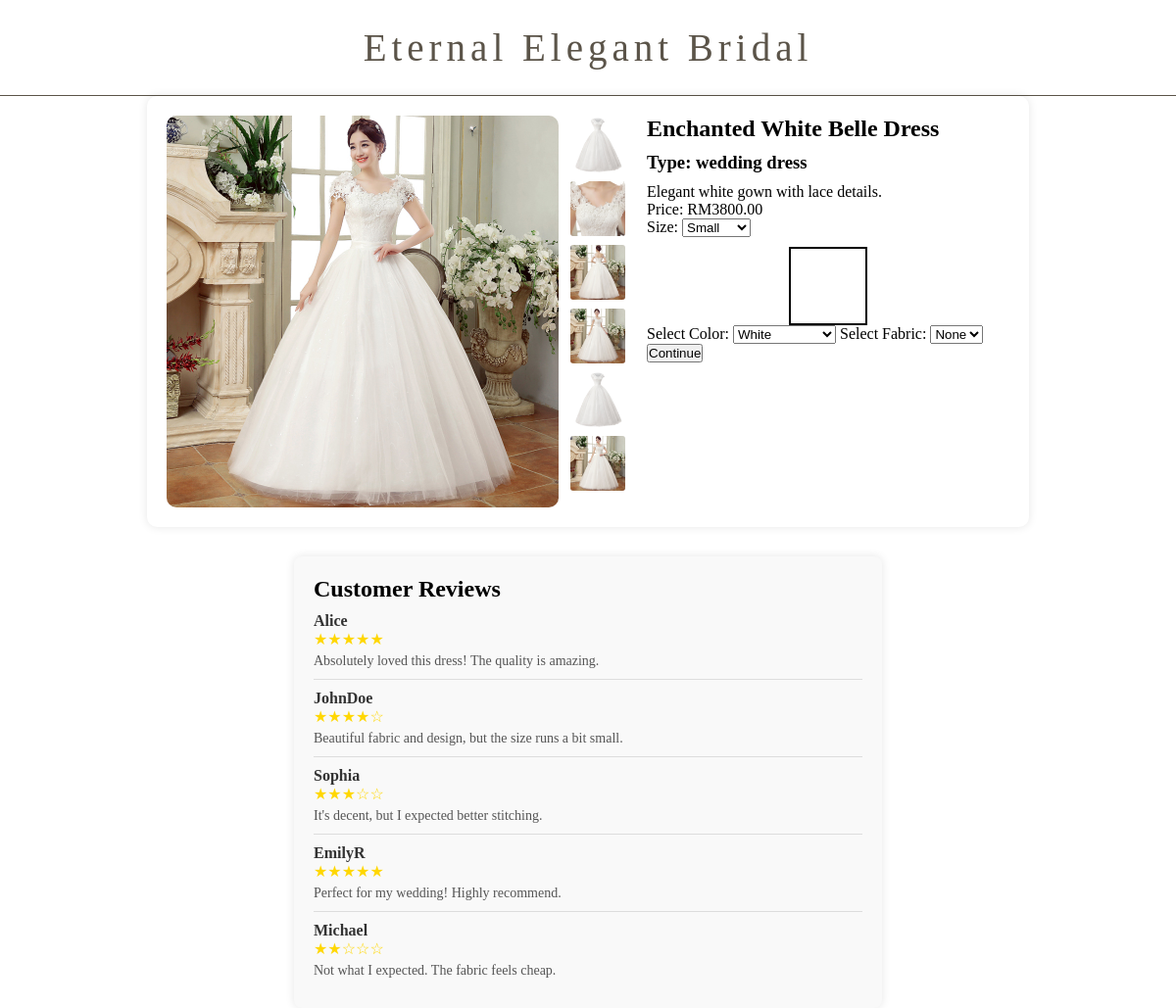
The app's page /userpage/product/ProductDetailPage.php?id=1 (signed in) with its own data.
### tables this page shows
CREATE TABLE `products` (
  `id` int(11) NOT NULL,
  `name` varchar(255) NOT NULL,
  `type` varchar(255) DEFAULT NULL,
  `price` decimal(10,2) DEFAULT NULL,
  `image` varchar(255) DEFAULT NULL,
  `description` text DEFAULT NULL
);

### backend/user/product/productDetail.php (called while the page is built, shortened)
<?php
include __DIR__ . "/../../../backend/db_connect.php";
$product_id = intval($_GET['id']);
$sql = "SELECT name, type, price, image, description FROM products WHERE id = ?";
$stmt = $conn->prepare($sql);
$stmt->bind_param("i", $product_id);
$stmt->execute();
$result = $stmt->get_result();
$product = $result->fetch_assoc();
?>

### userpage/product/ProductDetailPage.php (the view, shortened to what this page needs)
<?php
include "../../backend/user/product/productDetail.php";
$reviews = [
    ["username" => "Alice", "rating" => 5, "content" => "Absolutely loved this dress! The quality is amazing."],
    ["username" => "JohnDoe", "rating" => 4, "content" => "Beautiful fabric and design, but the size runs a bit small."],
    ["username" => "Sophia", "rating" => 3, "content" => "It's decent, but I expected better stitching."],
    ["username" => "EmilyR", "rating" => 5, "content" => "Perfect for my wedding! Highly recommend."],
    ["username" => "Michael", "rating" => 2, "content" => "Not what I expected. The fabric feels cheap."],
];
$base_price = $product['price'];
$product_image = $product['image'];
$image_dir = dirname($product_image);
$image_extensions = ['jpg', 'jpeg', 'png', 'webp'];
$additional_images = [];
$absolute_path = $_SERVER['DOCUMENT_ROOT'] . $image_dir;
if (is_dir($absolute_path)) {
    $files = scandir($absolute_path);
    foreach ($files as $file) {
        $file_extension = strtolower(pathinfo($file, PATHINFO_EXTENSION));
        if (in_array($file_extension, $image_extensions)) {
            $additional_images[] = $image_dir . '/' . $file;
        }
    }
}
if (!empty($additional_images)) {
    $main_image = $product_image;
    $additional_images = array_diff($additional_images, [$main_image]);
} else {
    $main_image = $product_image;
}
?>
<!DOCTYPE html>
<html lang="en">
<head>
    <link rel="stylesheet" href="/BackendWebDev/userstyle/transition.css">
    <link rel="stylesheet" href="/BackendWebDev/userstyle/productDetailPage.css">
</head>
<body>
    <header>
        <h1>Eternal Elegant Bridal</h1>
    </header>
    <div class="product-container">
        <div class="image-container">
            <img src="<?= htmlspecialchars($main_image) ?>" alt="<?= htmlspecialchars($product['name']) ?>"
                id="gownImage">
            <div class="additional-images">
                <?php foreach ($additional_images as $img): ?>
                <img src="<?= htmlspecialchars($img) ?>"
                    alt="Additional view of <?= htmlspecialchars($product['name']) ?>" class="extra-image"
                    onclick="changeImage(this.src)">
                <?php endforeach; ?>
            </div>
        </div>
        <div class="details-container">
            <h2 id="bridalTitle"> <?= htmlspecialchars($product['name']) ?> </h2>
            <h3 id="bridalType">Type: <?= htmlspecialchars($product['type']) ?> </h3>
            <p id="bridalDescription"> <?= htmlspecialchars($product['description']) ?> </p>
            <p id="bridalPrice">Price: RM<span id="dynamicPrice"> <?= number_format($base_price, 2) ?> </span></p>
            <form action="accessoriesPage.php" method="POST">
                <label for="size">Size:</label>
                <select name="size" id="size">
                    <option value="S">Small</option>
                </select>
                <div class="preview-container">
                    <div class="preview-box" id="previewBox">
                        <div class="fabric-overlay" id="fabricPreview"></div>
                    </div>
                </div>
                <label for="colorPicker">Select Color:</label>
                <select name="color" id="colorPicker">
                    <option value="White">White</option>
                </select>
                <label for="fabricPicker">Select Fabric:</label>
                <select name="fabric" id="fabricPicker">
                    <option value="None">None</option>
                </select>
                <button type="submit">Continue</button>
            </form>
        </div>
    </div>
    <div class="review-section">
        <h2>Customer Reviews</h2>
        <?php if (!empty($reviews)): ?>
        <?php foreach ($reviews as $review): ?>
        <div class="review">
            <p class="username"> <?= htmlspecialchars($review["username"]) ?> </p>
            <p class="stars"> <?= str_repeat("★", $review["rating"]) . str_repeat("☆", 5 - $review["rating"]) ?> </p>
            <p class="review-content"> <?= htmlspecialchars($review["content"]) ?> </p>
        </div>
        <?php endforeach; ?>
        <?php else: ?>
        <p>No reviews yet. Be the first to review!</p>
        <?php endif; ?>
    </div>
</body>
</html>

### userstyle/transition.css (style rules this page uses)
body { opacity: 0; transition: opacity .5s; }

### userstyle/productDetailPage.css (style rules this page uses)
* { margin: 0; padding: 0; box-sizing: border-box; }
header { padding: 1rem; text-align: center; border-bottom: 1px solid #5B5449; }
h1 { font-family: 'Crimson Text'; font-weight: 400; letter-spacing: 5px; font-size: 50px; }
html, body { height: 100%; display: flex; flex-direction: column; max-width: 100%; }
header h1 { font-family: 'Crimson Text'; font-weight: 400; color: #5B5449; letter-spacing: 5px; font-size: 39px; text-align: center; flex-grow: 1; }
.product-container { display: flex; flex-wrap: wrap; max-width: 900px; margin: auto; background: white; padding: 20px; border-radius: 10px; box-shadow: 0 0 10px rgba(0, 0, 0, 0.1); }
.image-container { display: flex; align-items: flex-start; gap: 10px; }
.image-container img { max-width: 100%; border-radius: 10px; }
.additional-images { display: flex; flex-direction: column; max-height: 400px; overflow-y:scroll ; overflow-x: hidden; gap: 5px; }
.additional-images img { width: 60px; height: 60px; object-fit: cover; border: 2px solid transparent; cursor: pointer; transition: border 0.3s ease-in-out, transform 0.2s; border-radius: 5px; }
#gownImage { max-width: 400px; border-radius: 10px; }
.details-container { flex: 1; padding-left: 20px; min-width: 300px; }
h1, h3 { margin: 10px 0; }
.preview-container { display: flex; margin-top: 10px; justify-content: center; }
.preview-box { width: 80px; height: 80px; border: 2px solid black; position: relative; background-color: white; overflow: hidden; }
.fabric-overlay { width: 100%; height: 100%; position: absolute; top: 0; left: 0; opacity: 0.3; pointer-events: none; }
.review-section { margin-top: 30px; padding: 20px; background-color: #f9f9f9; border-radius: 8px; width: 50%; margin-left: auto; margin-right: auto; box-shadow: 0px 0px 10px rgba(0, 0, 0, 0.1); }
.review { border-bottom: 1px solid #ddd; padding: 10px 0; }
.review:last-child { border-bottom: none; }
.review .username { font-weight: bold; color: #333; }
.stars { color: gold; font-size: 16px; }
.review-content { margin-top: 5px; color: #555; font-size: 14px; }

### records on screen
products: image (picture), name "Enchanted White Belle Dress", type "wedding dress", description "Elegant white gown with lace details.", price "3800.00"

### other values on screen
$review["username"] "Alice"
str_repeat("★", $review["rating"]) "★★★★★"
$review["content"] "Absolutely loved this dress! The quality is amazing."
$review["username"] "JohnDoe"
str_repeat("★", $review["rating"]) "★★★★"
str_repeat("☆", 5 - $review["rating"]) "☆"
$review["content"] "Beautiful fabric and design, but the size runs a bit small."
$review["username"] "Sophia"
str_repeat("★", $review["rating"]) "★★★"
str_repeat("☆", 5 - $review["rating"]) "☆☆"
$review["content"] "It's decent, but I expected better stitching."
$review["username"] "EmilyR"
$review["content"] "Perfect for my wedding! Highly recommend."
$review["username"] "Michael"
str_repeat("★", $review["rating"]) "★★"
